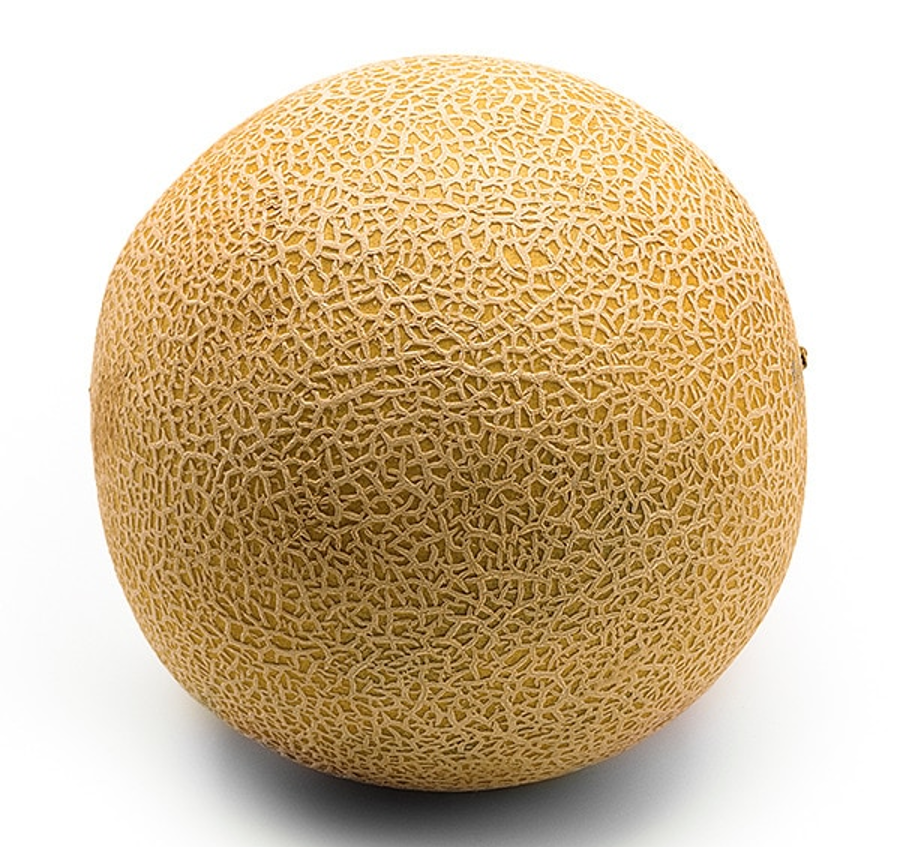
#> input picture Multiresolution-Blending-and-Feathering/image05.png, 900 x 847 px
$ python code.py
#> lines starting #> are read from the running program, lines starting #| are printed output that depends on the picture
import time
import cv2 as cv
import numpy as np

INPUT1_PATH = 'image05.png'
INPUT2_PATH = 'image06.png'
RESULTS_DIR = 'results/'
IMAGE1_PATH = 'res08.jpg'
IMAGE2_PATH = 'res09.jpg'
RESULT_PATH = 'res10.jpg'


def normalize(image):
    if np.max(image) - np.min(image) > 255:
        image = (image - np.min(image)) / (np.max(image) - np.min(image)) * 255
    image[image < 0] = 0
    image[image > 255] = 255
    return image.astype(np.uint8)


def blend_images():
    levels = 5
    feathering_size = [0.03, 0.05, 0.1, 0.2, 0.4, 0.9]

    def create_laplacian_stack(image):
        stack = []
        kernel_size = np.array([1, 1])
        image_cp = image.copy().astype(np.float64)
        for i in range(levels):
            kernel_size = kernel_size * 2 + 1
            blurred = cv.GaussianBlur(image_cp, ksize=kernel_size, sigmaX=0, sigmaY=0)
            stack.append(image_cp - blurred)
            image_cp = blurred.copy()
        stack.append(image_cp)
        return stack

    def get_feathered_mask(shape, ratio):
        vector = np.zeros(shape[1])
        left_idx, feather_width = int(shape[1] * (1 - ratio) // 2), int(ratio * shape[1])
        vector[left_idx:left_idx + feather_width] = np.linspace(1, 0, num=feather_width)
        vector[:left_idx] = 1
        return np.repeat(np.expand_dims(np.repeat(np.expand_dims(vector, axis=0), shape[0], axis=0), axis=2), 3, axis=2)

    stack1, stack2 = create_laplacian_stack(im1), create_laplacian_stack(im2)
    blended_image = np.zeros(im1.shape, dtype=np.float64)
    for level in range(levels, -1, -1):
        mask = get_feathered_mask(im1.shape[:2], feathering_size[level])
        blended_image += stack1[level] * mask + stack2[level] * (1 - mask)
    return normalize(blended_image)


im1 = cv.imread(INPUT1_PATH, cv.IMREAD_COLOR)
#> im1 is the input picture: shape (847, 900, 3); mean B, G, R 156.4, 189.9, 210.8
im2 = cv.imread(INPUT2_PATH, cv.IMREAD_COLOR)
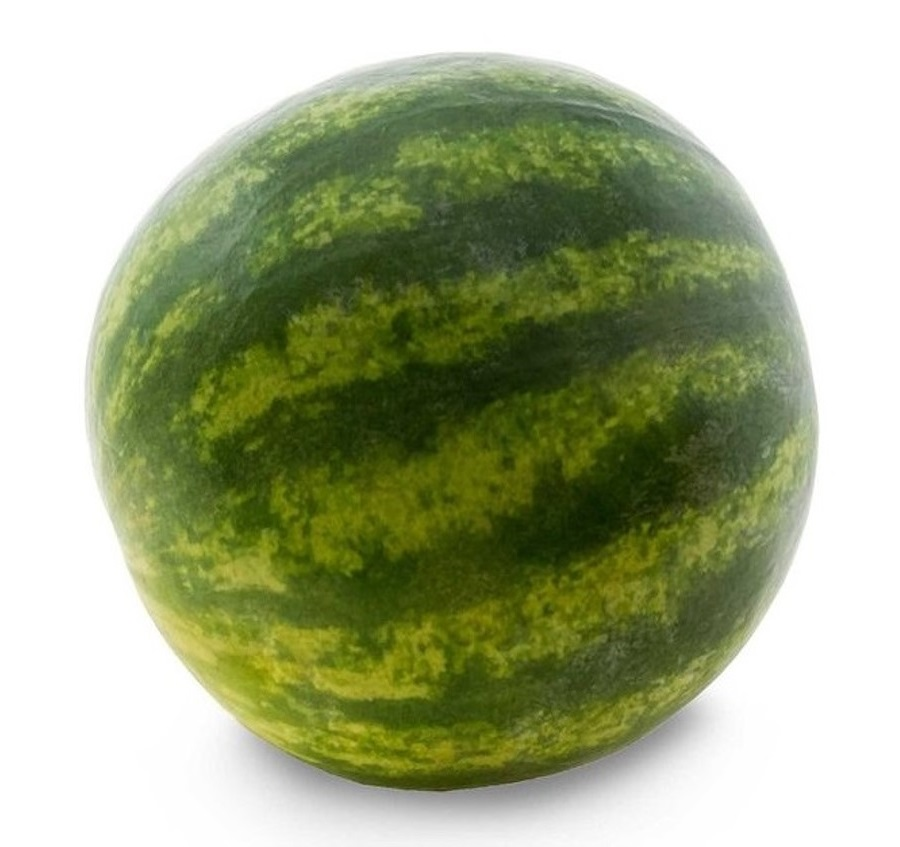
#> input picture Multiresolution-Blending-and-Feathering/image06.png, 900 x 847 px
#> im2 is the input picture: shape (847, 900, 3); mean B, G, R 138.2, 172.8, 164.3

start = time.time()
result = blend_images()
#> after the loop in create_laplacian_stack, `for i in range(levels):`:
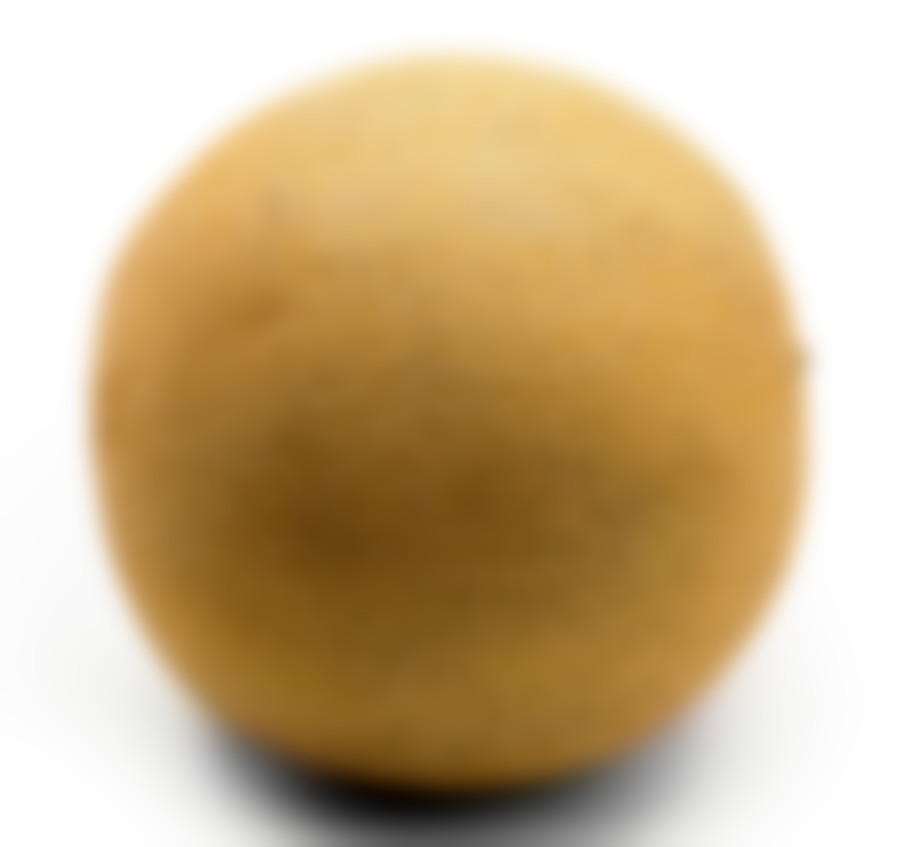
#> image_cp: shape (847, 900, 3) float64; mean B, G, R 156.4, 189.9, 210.8; drawn with min black and max white
#> after the loop in create_laplacian_stack, `for i in range(levels):`: kernel_size = [63, 63]; stack = 5 items
#> in create_laplacian_stack (call 2), `stack = []`: stack = []
#> after the loop in create_laplacian_stack (call 2), `for i in range(levels):`:
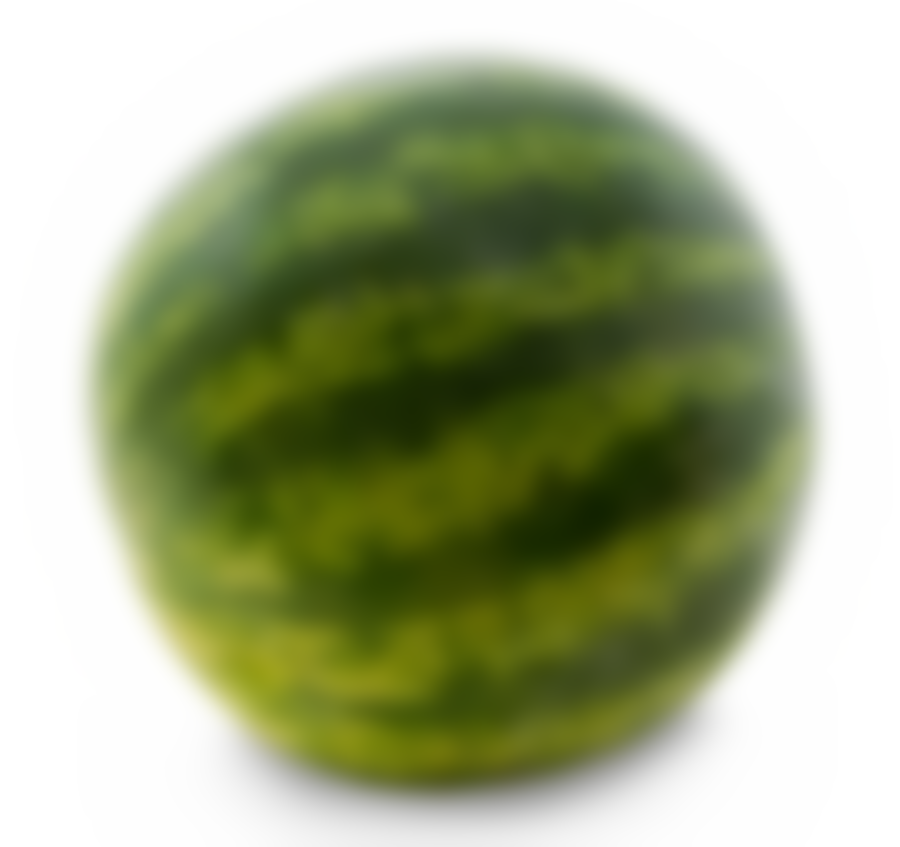
#> image_cp: shape (847, 900, 3) float64; mean B, G, R 138.2, 172.8, 164.3; drawn with min black and max white
#> after the loop in create_laplacian_stack (call 2), `for i in range(levels):`: stack = 5 items
#> the loop in blend_images, `for level in range(levels, -1, -1):` made 6 passes
#> pass 1, in blend_images, `blended_image += stack1[level] * mask + stack2[level] * (1 - mask)`:
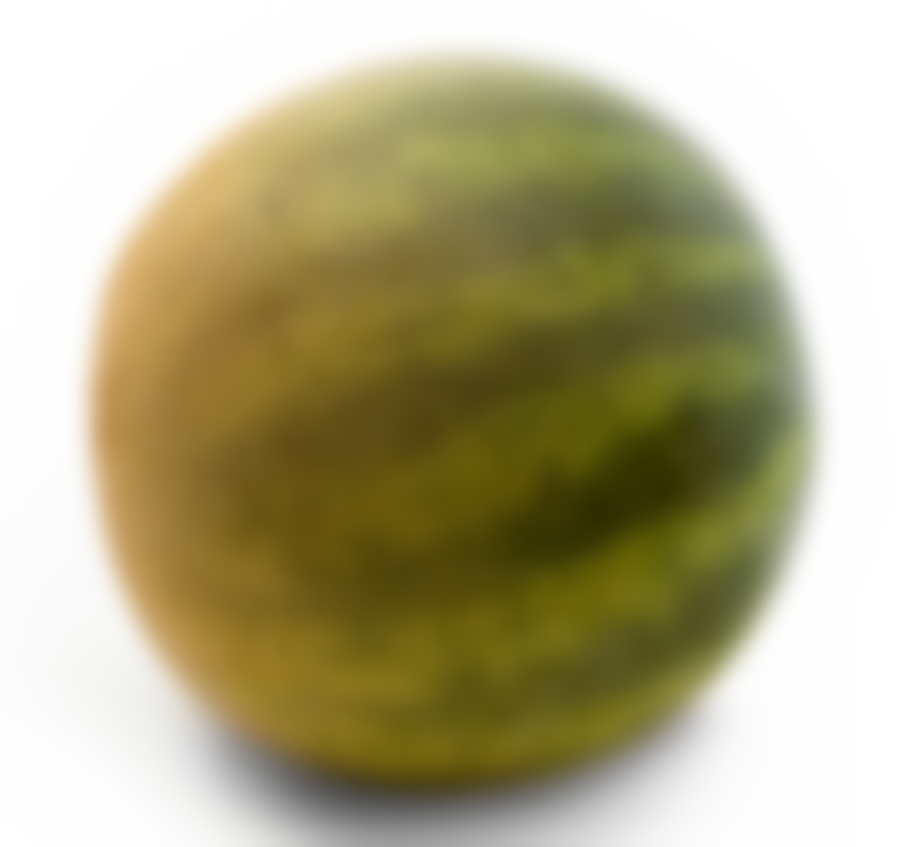
#> blended_image: shape (847, 900, 3) float64; mean of channels 0, 1, 2 145.8, 178.6, 184.9; drawn with min black and max white
#> after the loop in blend_images, `for level in range(levels, -1, -1):`:
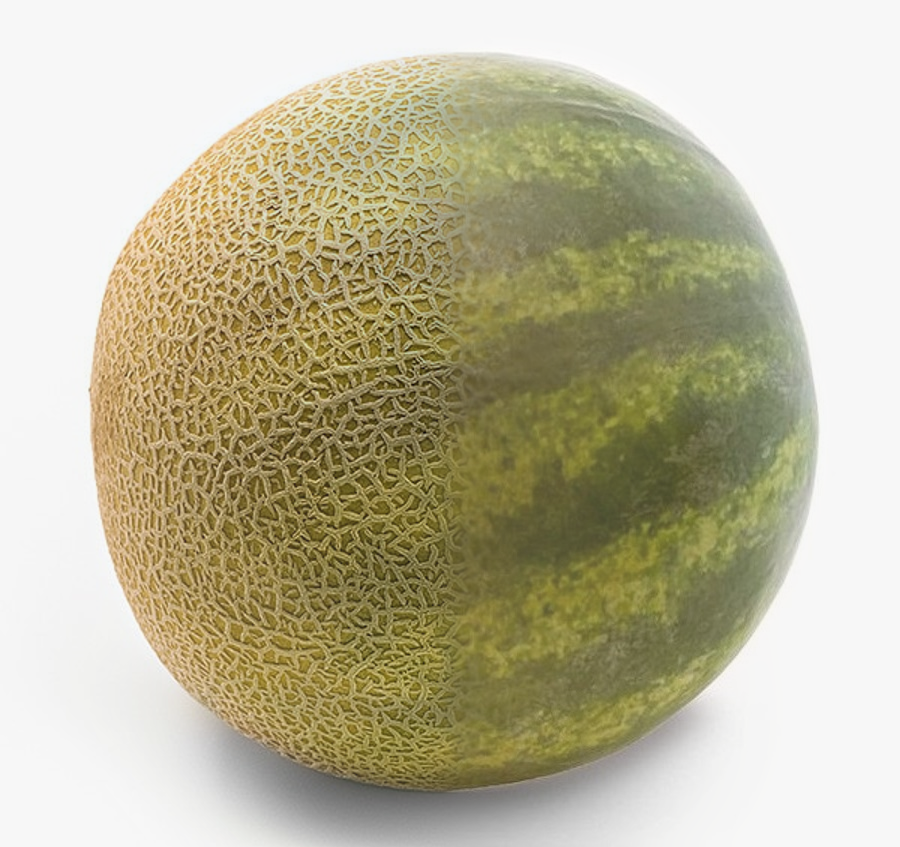
#> blended_image: shape (847, 900, 3) float64; mean of channels 0, 1, 2 145.8, 178.6, 184.9; drawn with min black and max white
print(f'time:', time.time() - start)

cv.imwrite(f'{RESULTS_DIR}{IMAGE1_PATH}', im1)
cv.imwrite(f'{RESULTS_DIR}{IMAGE2_PATH}', im2)
cv.imwrite(f'{RESULTS_DIR}{RESULT_PATH}', result)
